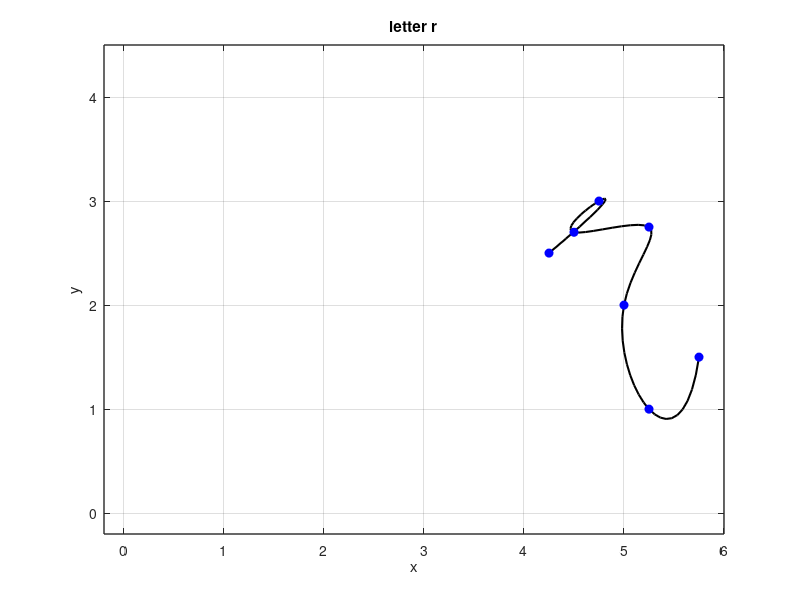

Write MATLAB code to recreate this figure.
% Define data points
x = [4.25 4.75 4.5 5.25 5.0 5.25 5.75];
y = [2.5 3.0 2.70 2.75 2.0 1.0 1.5];

n = length(x);
t = 0:n-1;
tt = 0:0.1:n-1;

xx = spline(t, x, tt);
yy = spline(t, y, tt);

figure(1)
plot(xx, yy, 'k', 'LineWidth', 1.5)
hold on
plot (x, y, 'bo', 'MarkerFaceColor', 'b')
axis([-0.2 6 -0.2 4.5])
grid on
title('letter r')
xlabel('x')
ylabel('y')
set(gca, 'FontSize', 10, 'LineWidth', 1)
grid on




